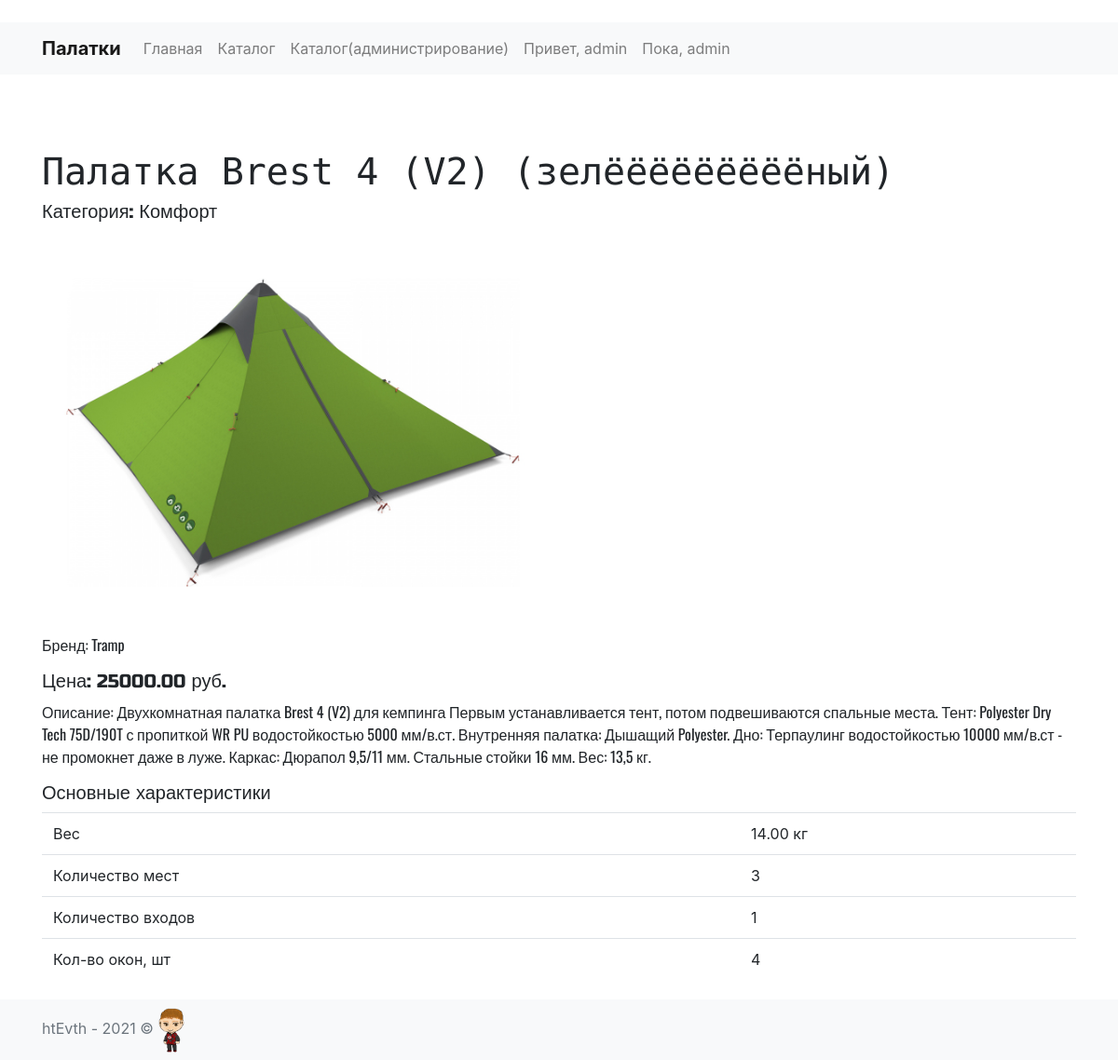
The app's page /productinfo_9/ (signed in) with its own data.
### mainApp/models.py (models this page shows, shortened)
class Visitor(models.Model):
    PK_Visitor = models.AutoField(db_column='PK_Visitor', primary_key=True)
    user = models.OneToOneField(
        User, on_delete=models.CASCADE, related_name='profile')
    email = models.EmailField(
        db_column='email', max_length=254, null=True, blank=True)
    name = models.CharField(
        db_column='name', max_length=100, null=True, blank=True)
    surname = models.CharField(
        db_column='surname', max_length=100, null=True, blank=True)
    midname = models.CharField(
        db_column='midname', max_length=100, null=True, blank=True)
    class Meta:
        db_table = 'Visitor'

class Tent(models.Model):
    PK_Tent = models.AutoField(db_column='PK_Tent', primary_key=True)
    name = models.CharField(db_column='nameTent', max_length=200)
    price = models.DecimalField(
        db_column='price', max_digits=15, decimal_places=2)
    weight = models.DecimalField(
        db_column='weight', max_digits=5, decimal_places=2)
    places = models.IntegerField(db_column='places')
    doors = models.IntegerField(db_column='doors')
    windows = models.IntegerField(db_column='windows')
    description = models.TextField(
        db_column='description', blank=True, null=True)
    imagepath = models.ImageField(upload_to=settings.MEDIA_ROOT,
        db_column='imagePath', max_length=255, blank=True, null=True)
    PK_Category = models.ForeignKey(
        Category, models.DO_NOTHING, db_column='PK_Category')
    PK_Brand = models.ForeignKey(
        Brand, models.DO_NOTHING, db_column='PK_Brand')
    class Meta:
        db_table = 'Tent'

class Category(models.Model):
    PK_Category = models.AutoField(db_column='PK_Category', primary_key=True)
    name = models.CharField(db_column='nameCategory', max_length=100)
    class Meta:
        db_table = 'Category'

class Brand(models.Model):
    PK_Brand = models.AutoField(db_column='PK_Brand', primary_key=True)
    name = models.CharField(db_column='nameBrand', max_length=100)
    class Meta:
        db_table = 'Brand'
    def __str__(self):
        return self.name

### mainApp/views.py (the view)
# urls.py: path('productinfo_<int:tentNumber>/', views.productinfo, name="productinfo"),
def productinfo(request, tentNumber):
    singleTent = Tent.objects.get(PK_Tent=tentNumber)
    return render(request, "mainApp/productinfo.html", {"singleTent": singleTent})

### mainApp/templates/mainApp/productinfo.html (shortened to what this page needs)
{% extends 'mainApp/wrapper.html' %}
{% load static %}
{% block content %}
<main id="content">
	<div class="container">
		<h1>Палатка {{singleTent.name}}</h1>
		<div class="feature">
			<h5>Категория: {{singleTent.PK_Category.name}}</h5>
			<div class="row">
				{% if singleTent.imagepath.url == "/False" %}
				<img src="{% static 'img/empty.png' %}" class="col-lg-6" alt="Отсутствует изображение">
				{% elif singleTent.imagepath %}
				<img src="{{singleTent.imagepath.url}}" class="col-lg-6" alt="{{ singleTent.PK_Tent }}">
				{% else %}
				<img src="{% static 'img/empty.png' %}" class="col-lg-6" alt="Отсутствует изображение">
				{% endif %}
			</div>
			<div class="model-info">
				<p>Бренд: {{singleTent.PK_Brand}}</p>
				<h5>Цена: {{singleTent.price}} руб.</h5>
				<p>
					Описание: {{singleTent.description}}
				</p>
				<h5>Основные характеристики</h5>
				<table class="table">
					<tbody>
						<tr>
							<td>Вес</td>
							<td>{{singleTent.weight}} кг</td>
						</tr>
						<tr>
							<td>Количество мест</td>
							<td>{{singleTent.places}}</td>
						</tr>
						<tr>
							<td>Количество входов</td>
							<td>{{singleTent.doors}}</td>
						</tr>
						<tr>
							<td>Кол-во окон, шт</td>
							<td>{{singleTent.windows}}</td>
						</tr>
					</tbody>
				</table>
			</div>
		</div>
	</div>
</main>
{% endblock %}

### mainApp/templates/mainApp/include/menu.html (shortened to what this page needs)
{% load static %}
<nav class="navbar navbar-expand-lg navbar-light bg-light sticky-top">
  <div class="container">
      <a class="navbar-brand" href="{% url 'index' %}">
        Палатки
      </a>
      <div class="collapse navbar-collapse" id="navbarNav">
          <ul class="navbar-nav mr-auto mb-3 mb-lg-0">
            <li class="nav-item">
              <a href="{% url 'index' %}" class="nav-link">Главная</a>
            </li>
            <li class="nav-item">
              <a href="{% url 'catalog' %}" class="nav-link">Каталог</a>
            </li>
            {% if user.is_superuser %}
            <li class="nav-item">
              <a href="{% url 'pageadmin' %}" class="nav-link">Каталог(администрирование)</a>
            </li>
            {% endif %}
            {% if user.is_authenticated %}
            <div class="nav-item">
              <a href="{% url 'lk' %}" class="nav-link" >Привет, {{ user.profile.name }}</a>
            </div>
            <div class="nav-item">
              <a href="{% url 'logout' %}" class="nav-link" >Пока, {{ user.profile.name }}</a>
            </div>
            {% endif %}
          </ul>
      </div>
  </div>
</nav>

### mainApp/static/css/style.css (style rules this page uses)
html { min-height: 100%; position: relative; }
#content { padding-top: 80px; padding-bottom: 70px; }
#content p { font-family: 'Oswald', sans-serif; }
#content h1 { font-family: 'Rubik Mono One', sans-serif; }
#content h5, #content h6 { font-family: 'Russo One', Arial; }
.navbar-brand { font-weight: bold; }

### records on screen
Tent: name "Brest 4 (V2) (зелёёёёёёёёёный)", PK_Category.name "Комфорт", imagepath (picture), PK_Brand "Tramp", price "25000.00", description "Двухкомнатная палатка Brest 4 (V2) для кемпинга Первым устанавливается тент, потом подвешиваются спальные места. Тент: Polyester Dry Tech 75D/190T с пропиткой WR PU водостойкостью 5000 мм/в.ст. Внутренняя палатка: Дышащий Polyester. Дно: Терпаулинг водостойкостью 10000 мм/в.ст - не промокнет даже в луже. Каркас: Дюрапол 9,5/11 мм. Стальные стойки 16 мм. Вес: 13,5 кг.", weight "14.00", places "3", doors "1", windows "4"

### other values on screen
{{ user.profile.name }} "admin"
